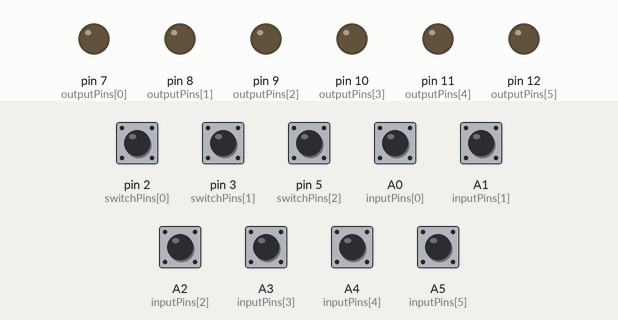
The sketch below on a simulated Arduino Uno, built with avr-gcc and run on an emulated ATmega328P. On the bench: output pins drawn as LEDs (lit = HIGH). Inputs (shaded band) come from the test bench; at power-on: A0 (inputPins[0]), A1 (inputPins[1]), A2 (inputPins[2]), A3 (inputPins[3]), A4 (inputPins[4]), A5 (inputPins[5]), pin 2 (switchPins[0]), pin 3 (switchPins[1]), pin 5 (switchPins[2]) HIGH.

Above: at 2.0 s.
2.1 s: A0 (inputPins[0]) pulled LOW for 0.15 s
At 2.9 s:
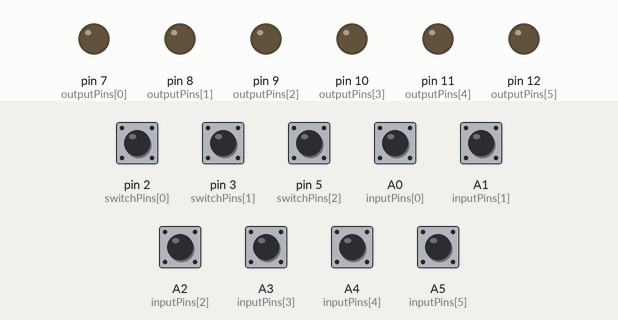
3.8 s: A1 (inputPins[1]) pulled LOW for 0.15 s
At 3.9 s:
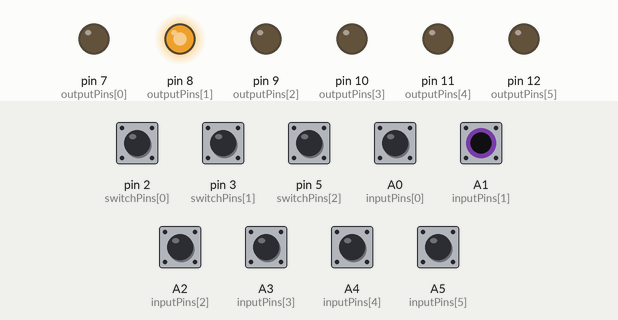
5.5 s: A2 (inputPins[2]) pulled LOW for 0.15 s
At 6.7 s:
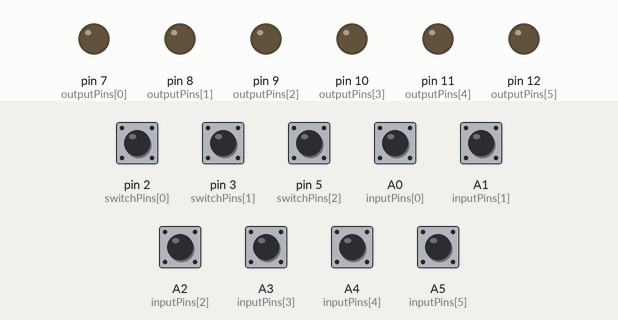
7.2 s: A3 (inputPins[3]) pulled LOW for 0.15 s
At 7.3 s:
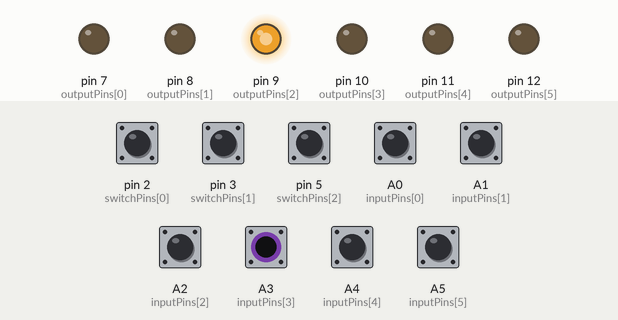
8.9 s: A4 (inputPins[4]) pulled LOW for 0.15 s
At 9.0 s:
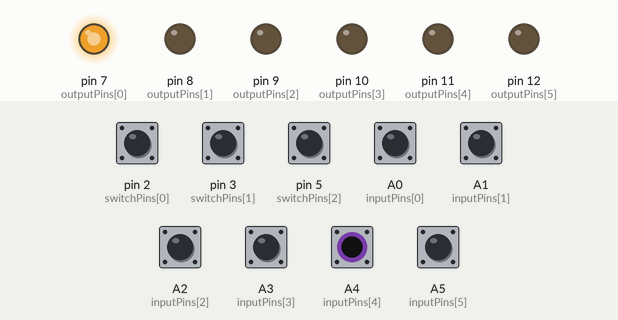
10.6 s: A5 (inputPins[5]) pulled LOW for 0.15 s
At 11.8 s:
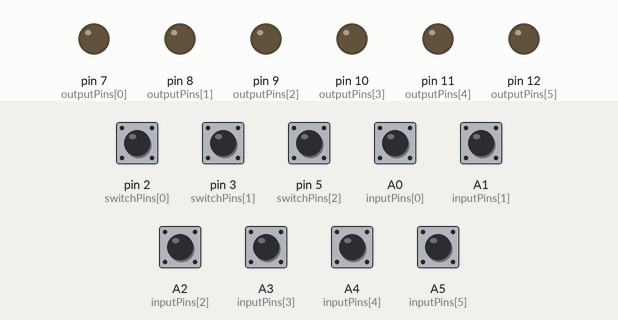
Timing chart, 0 to 13.3 s (numbered marks = the images above; inputs shaded):
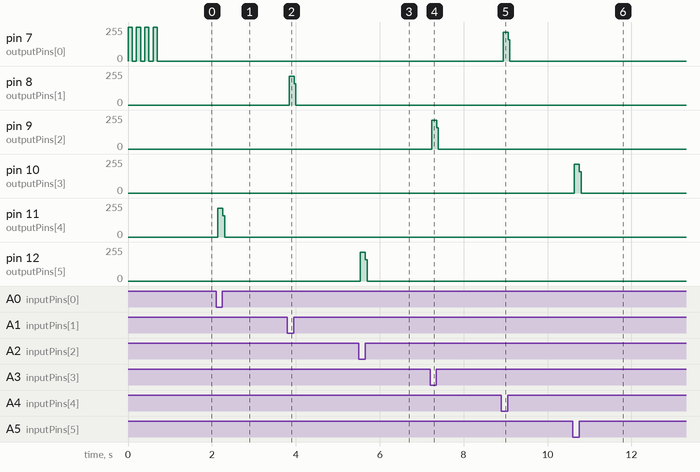

The sketch:

Nigels_thing2.ino
```cpp
/*
  LED toy


*/

#define ELEMENTS(x) (sizeof(x) /sizeof(x[0]))

  int outputPins[] = {7,8,9,10,11,12};
  byte inputPins[] = {A0,A1,A2,A3,A4,A5};
  int switchPins[] = {2,3,5};
  int timer = 100;
  byte inputPinsmatrix[8][6] =  {
    {A0,A1,A2,A3,A4,A5}, //0,0,0 - default
    {A1,A2,A3,A4,A5,A0}, //0,0,1
    {A2,A3,A4,A5,A0,A1}, //0,1,0
    {A3,A4,A5,A0,A1,A2}, //0,1,1
    {A4,A5,A0,A1,A2,A3}, //1,0,0
    {A5,A0,A1,A2,A3,A4}, //1,0,1
    {A5,A4,A3,A2,A1,A0}, //1,1,0
    {A4,A1,A3,A5,A0,A2} //1,1,1
  };
int switchControl[] = {0,0,0};
int switchValue = 0;


// the setup function runs once when you press reset or power the board
void setup() {

    Serial.begin(9600);//show me

    //set output pins
    for (int i = 0; i < 6; i++){
     pinMode(outputPins[i],OUTPUT);
    }

    //set all input posts
    for (int i = 0; i < 6; i++){
    pinMode(inputPins[i],INPUT_PULLUP);
    }

    //set all switch pins
     for (int i = 0; i < 3; i++){
    pinMode(switchPins[i],INPUT_PULLUP);
    }


    //run knight rider hello
    knightRider(outputPins,timer,3);


}

void knightRider(int ledArray[], int delayTime, int loops) {

      //set all leds to low
           for (int i=0; i < ELEMENTS(ledArray); i++){
            digitalWrite( ledArray[i], LOW);
          }
      for (int kr=0; kr < loops + 1; kr ++){//loop 3 times
              for (int i=0; i <  ELEMENTS(ledArray) ; i++){
                digitalWrite( ledArray[i],HIGH);
                delay(delayTime);
                digitalWrite( ledArray[i],LOW);
                delay(delayTime);
                }

               for (int i= ELEMENTS(ledArray) -1 ; i < 0 ; i--){
                digitalWrite( ledArray[i],HIGH);
                delay(delayTime);
                digitalWrite( ledArray[i],HIGH);
                delay(delayTime);
                }
          }//kr
  }
// the loop function runs over and over again forever
void loop() {
//set all lights off

 for (int i = 0; i < 6; i++){
          //set light to off
          digitalWrite(outputPins[i], LOW);

         //read 3 control switches
          for (int j=0; j < 3; j++){
                switchControl[j] = digitalRead(switchPins[j]);
          }
         //convert to decimal to index appropriate output matrix
         switchValue = switchControl[2]*4 + switchControl[1]*2 + switchControl[0];

         //read input to check which post has connection
         int Aswitch = HIGH;
         Aswitch = digitalRead(inputPinsmatrix[switchValue][i]);

          if (Aswitch == LOW)
          { digitalWrite(outputPins[i], HIGH);}
    }// i
}//loop
```

Measured:
- after the input at 2.1 s, pin 11 (outputPins[4]): 0/255 → 215/255 at once, → 0/255 0.12 s later
- after the input at 3.8 s, pin 8 (outputPins[1]): 0/255 → 216/255 at once, → 0/255 0.12 s later
- after the input at 5.5 s, pin 12 (outputPins[5]): 0/255 → 216/255 at once, → 0/255 0.12 s later
- after the input at 7.2 s, pin 9 (outputPins[2]): 0/255 → 215/255 at once, → 0/255 0.12 s later
- after the input at 8.9 s, pin 7 (outputPins[0]): 0/255 → 216/255 at once, → 0/255 0.12 s later
- after the input at 10.6 s, pin 10 (outputPins[3]): 0/255 → 215/255 at once, → 0/255 0.12 s later
